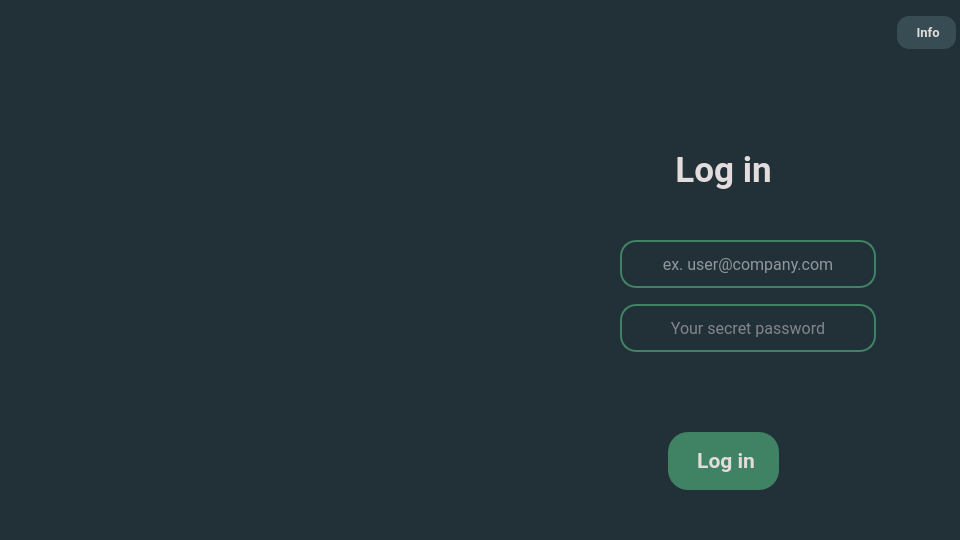
<?xml version="1.0" encoding="UTF-8"?>
<ui version="4.0">
 <class>Parent</class>
 <widget class="QWidget" name="Parent">
  <property name="geometry">
   <rect>
    <x>0</x>
    <y>0</y>
    <width>960</width>
    <height>540</height>
   </rect>
  </property>
  <property name="minimumSize">
   <size>
    <width>960</width>
    <height>540</height>
   </size>
  </property>
  <property name="font">
   <font>
    <pointsize>12</pointsize>
   </font>
  </property>
  <property name="windowTitle">
   <string>Login</string>
  </property>
  <property name="styleSheet">
   <string notr="true">QWidget#Parent {background-color: rgb(34, 48, 56)}
</string>
  </property>
  <layout class="QHBoxLayout" name="horizontalLayout">
   <property name="spacing">
    <number>8</number>
   </property>
   <property name="leftMargin">
    <number>8</number>
   </property>
   <property name="topMargin">
    <number>8</number>
   </property>
   <property name="rightMargin">
    <number>8</number>
   </property>
   <property name="bottomMargin">
    <number>8</number>
   </property>
   <item>
    <widget class="QLabel" name="lb_background">
     <property name="minimumSize">
      <size>
       <width>480</width>
       <height>0</height>
      </size>
     </property>
     <property name="font">
      <font>
       <family>Roboto</family>
       <pointsize>8</pointsize>
      </font>
     </property>
     <property name="styleSheet">
      <string notr="true">border-image: url(:/Images/vertical_background.jpg);</string>
     </property>
     <property name="text">
      <string/>
     </property>
    </widget>
   </item>
   <item>
    <widget class="QWidget" name="Form" native="true">
     <property name="minimumSize">
      <size>
       <width>480</width>
       <height>0</height>
      </size>
     </property>
     <property name="font">
      <font>
       <family>Roboto</family>
       <pointsize>16</pointsize>
      </font>
     </property>
     <property name="styleSheet">
      <string notr="true">QPushButton {
border-radius: 16px;
}</string>
     </property>
     <layout class="QVBoxLayout" name="verticalLayout_3">
      <property name="spacing">
       <number>16</number>
      </property>
      <property name="leftMargin">
       <number>8</number>
      </property>
      <property name="topMargin">
       <number>8</number>
      </property>
      <property name="rightMargin">
       <number>8</number>
      </property>
      <property name="bottomMargin">
       <number>8</number>
      </property>
      <item alignment="Qt::AlignmentFlag::AlignRight|Qt::AlignmentFlag::AlignTop">
       <widget class="QPushButton" name="pb_info">
        <property name="font">
         <font>
          <family>Roboto</family>
          <pointsize>10</pointsize>
          <bold>true</bold>
         </font>
        </property>
        <property name="styleSheet">
         <string notr="true">QPushButton {
	border-radius: 12px;
	padding-left: 16px;
	padding-right: 16px;
	padding-top: 8 px;
	padding-bottom: 8 px;
	color: rgb(226, 220, 220);
	background-color: rgb(56, 76, 83);
    }

QPushButton:hover {
	background-color: rgb(50, 68, 74);
}

QPushButton:pressed {
	
	background-color: rgb(45, 61, 66);
}</string>
        </property>
        <property name="text">
         <string> Info</string>
        </property>
        <property name="icon">
         <iconset resource="../icons/icons.qrc">
          <normaloff>:/Icons/info.svg</normaloff>:/Icons/info.svg</iconset>
        </property>
        <property name="iconSize">
         <size>
          <width>24</width>
          <height>24</height>
         </size>
        </property>
       </widget>
      </item>
      <item alignment="Qt::AlignmentFlag::AlignHCenter|Qt::AlignmentFlag::AlignVCenter">
       <widget class="QLabel" name="lb_login_title">
        <property name="font">
         <font>
          <family>Roboto</family>
          <pointsize>26</pointsize>
          <bold>true</bold>
         </font>
        </property>
        <property name="styleSheet">
         <string notr="true">color: rgb(226, 220, 220);</string>
        </property>
        <property name="text">
         <string>Log in</string>
        </property>
        <property name="alignment">
         <set>Qt::AlignmentFlag::AlignCenter</set>
        </property>
       </widget>
      </item>
      <item alignment="Qt::AlignmentFlag::AlignHCenter|Qt::AlignmentFlag::AlignVCenter">
       <widget class="QWidget" name="widget" native="true">
        <property name="sizePolicy">
         <sizepolicy hsizetype="Preferred" vsizetype="Preferred">
          <horstretch>0</horstretch>
          <verstretch>0</verstretch>
         </sizepolicy>
        </property>
        <property name="font">
         <font>
          <family>Roboto</family>
          <pointsize>16</pointsize>
         </font>
        </property>
        <property name="styleSheet">
         <string notr="true">QLineEdit {
    border-radius: 16px;	
	background-color: rgba(29, 38, 30,0);	
	color: rgb(226, 220, 220);
	border-style: solid;
    border-width: 1.5px;
	border-color: rgb(64, 130, 100);
}
</string>
        </property>
        <layout class="QFormLayout" name="formLayout">
         <property name="labelAlignment">
          <set>Qt::AlignmentFlag::AlignCenter</set>
         </property>
         <property name="formAlignment">
          <set>Qt::AlignmentFlag::AlignCenter</set>
         </property>
         <property name="horizontalSpacing">
          <number>8</number>
         </property>
         <property name="verticalSpacing">
          <number>16</number>
         </property>
         <property name="leftMargin">
          <number>8</number>
         </property>
         <property name="topMargin">
          <number>8</number>
         </property>
         <property name="rightMargin">
          <number>8</number>
         </property>
         <property name="bottomMargin">
          <number>8</number>
         </property>
         <item row="1" column="0">
          <widget class="QLabel" name="lb_user">
           <property name="enabled">
            <bool>true</bool>
           </property>
           <property name="sizePolicy">
            <sizepolicy hsizetype="Fixed" vsizetype="Fixed">
             <horstretch>0</horstretch>
             <verstretch>0</verstretch>
            </sizepolicy>
           </property>
           <property name="minimumSize">
            <size>
             <width>16</width>
             <height>16</height>
            </size>
           </property>
           <property name="font">
            <font>
             <family>Roboto</family>
             <pointsize>16</pointsize>
            </font>
           </property>
           <property name="text">
            <string/>
           </property>
           <property name="pixmap">
            <pixmap resource="../icons/icons.qrc">:/Icons/mail.svg</pixmap>
           </property>
           <property name="scaledContents">
            <bool>false</bool>
           </property>
          </widget>
         </item>
         <item row="1" column="1">
          <widget class="QLineEdit" name="le_user">
           <property name="sizePolicy">
            <sizepolicy hsizetype="Fixed" vsizetype="Fixed">
             <horstretch>0</horstretch>
             <verstretch>0</verstretch>
            </sizepolicy>
           </property>
           <property name="minimumSize">
            <size>
             <width>256</width>
             <height>48</height>
            </size>
           </property>
           <property name="maximumSize">
            <size>
             <width>256</width>
             <height>16777215</height>
            </size>
           </property>
           <property name="font">
            <font>
             <family>Roboto</family>
             <pointsize>12</pointsize>
            </font>
           </property>
           <property name="toolTip">
            <string/>
           </property>
           <property name="toolTipDuration">
            <number>-1</number>
           </property>
           <property name="statusTip">
            <string/>
           </property>
           <property name="whatsThis">
            <string/>
           </property>
           <property name="styleSheet">
            <string notr="true">color: rgb(255, 255, 255);</string>
           </property>
           <property name="text">
            <string/>
           </property>
           <property name="alignment">
            <set>Qt::AlignmentFlag::AlignCenter</set>
           </property>
           <property name="placeholderText">
            <string>ex. user@company.com</string>
           </property>
          </widget>
         </item>
         <item row="3" column="0">
          <widget class="QLabel" name="lb_password">
           <property name="text">
            <string/>
           </property>
           <property name="pixmap">
            <pixmap resource="../icons/icons.qrc">:/Icons/lock.svg</pixmap>
           </property>
          </widget>
         </item>
         <item row="3" column="1">
          <widget class="QLineEdit" name="le_password">
           <property name="sizePolicy">
            <sizepolicy hsizetype="Fixed" vsizetype="Fixed">
             <horstretch>0</horstretch>
             <verstretch>0</verstretch>
            </sizepolicy>
           </property>
           <property name="minimumSize">
            <size>
             <width>256</width>
             <height>48</height>
            </size>
           </property>
           <property name="maximumSize">
            <size>
             <width>192</width>
             <height>16777215</height>
            </size>
           </property>
           <property name="font">
            <font>
             <family>Roboto</family>
             <pointsize>12</pointsize>
            </font>
           </property>
           <property name="toolTip">
            <string>&lt;!DOCTYPE HTML PUBLIC &quot;-//W3C//DTD HTML 4.0//EN&quot; &quot;http://www.w3.org/TR/REC-html40/strict.dtd&quot;&gt;
&lt;html&gt;&lt;head&gt;&lt;meta name=&quot;qrichtext&quot; content=&quot;1&quot; /&gt;&lt;meta charset=&quot;utf-8&quot; /&gt;&lt;style type=&quot;text/css&quot;&gt;
p, li { white-space: pre-wrap; }
hr { height: 1px; border-width: 0; }
li.unchecked::marker { content: &quot;\2610&quot;; }
li.checked::marker { content: &quot;\2612&quot;; }
&lt;/style&gt;&lt;/head&gt;&lt;body style=&quot; font-family:'Segoe UI'; font-size:9pt; font-weight:400; font-style:normal;&quot;&gt;
&lt;p style=&quot; margin-top:12px; margin-bottom:12px; margin-left:0px; margin-right:0px; -qt-block-indent:0; text-indent:0px;&quot;&gt;&lt;span style=&quot; font-size:10pt;&quot;&gt;If you &lt;/span&gt;&lt;span style=&quot; font-size:10pt; font-weight:700;&quot;&gt;don't&lt;/span&gt;&lt;span style=&quot; font-size:10pt;&quot;&gt; have a &lt;/span&gt;&lt;span style=&quot; font-size:10pt; font-weight:700;&quot;&gt;FaultID account&lt;/span&gt;&lt;span style=&quot; font-size:10pt;&quot;&gt;, please &lt;/span&gt;&lt;span style=&quot; font-size:10pt; font-weight:700;&quot;&gt;contact your manager&lt;/span&gt;&lt;span style=&quot; font-size:10pt;&quot;&gt;.&lt;/span&gt;&lt;/p&gt;&lt;/body&gt;&lt;/html&gt;</string>
           </property>
           <property name="toolTipDuration">
            <number>-1</number>
           </property>
           <property name="echoMode">
            <enum>QLineEdit::EchoMode::Password</enum>
           </property>
           <property name="alignment">
            <set>Qt::AlignmentFlag::AlignCenter</set>
           </property>
           <property name="placeholderText">
            <string>Your secret password</string>
           </property>
           <property name="clearButtonEnabled">
            <bool>false</bool>
           </property>
          </widget>
         </item>
         <item row="5" column="0">
          <widget class="QLabel" name="lb_warning_icon">
           <property name="enabled">
            <bool>false</bool>
           </property>
           <property name="sizePolicy">
            <sizepolicy hsizetype="Fixed" vsizetype="Fixed">
             <horstretch>0</horstretch>
             <verstretch>0</verstretch>
            </sizepolicy>
           </property>
           <property name="minimumSize">
            <size>
             <width>32</width>
             <height>32</height>
            </size>
           </property>
           <property name="font">
            <font>
             <family>Roboto</family>
             <pointsize>16</pointsize>
             <bold>false</bold>
            </font>
           </property>
           <property name="accessibleName">
            <string extracomment="Segoe UI,9,-1,5,400,0,0,0,0,0,0,0,0,0,0,1"/>
           </property>
           <property name="styleSheet">
            <string notr="true">QLabel#lb_warning_icon:disabled
{
	border-image: none;
}

QLabel#lb_warning_icon:enabled
{
	
	border-image: url(:/Icons/alert-circle.svg);
}

</string>
           </property>
           <property name="text">
            <string/>
           </property>
          </widget>
         </item>
         <item row="5" column="1">
          <widget class="QLabel" name="lb_warning_message">
           <property name="enabled">
            <bool>false</bool>
           </property>
           <property name="sizePolicy">
            <sizepolicy hsizetype="Preferred" vsizetype="Maximum">
             <horstretch>0</horstretch>
             <verstretch>0</verstretch>
            </sizepolicy>
           </property>
           <property name="minimumSize">
            <size>
             <width>256</width>
             <height>40</height>
            </size>
           </property>
           <property name="maximumSize">
            <size>
             <width>256</width>
             <height>40</height>
            </size>
           </property>
           <property name="font">
            <font>
             <family>Roboto</family>
             <pointsize>12</pointsize>
             <bold>true</bold>
            </font>
           </property>
           <property name="styleSheet">
            <string notr="true">QLabel
{
color: rgb(138, 29, 0);
}
QLabel:disabled
{
	color: rgba(0, 0, 0, 0);
}</string>
           </property>
           <property name="frameShape">
            <enum>QFrame::Shape::NoFrame</enum>
           </property>
           <property name="frameShadow">
            <enum>QFrame::Shadow::Plain</enum>
           </property>
           <property name="text">
            <string>Credentials are not correct!</string>
           </property>
           <property name="alignment">
            <set>Qt::AlignmentFlag::AlignLeading|Qt::AlignmentFlag::AlignLeft|Qt::AlignmentFlag::AlignVCenter</set>
           </property>
           <property name="wordWrap">
            <bool>true</bool>
           </property>
          </widget>
         </item>
        </layout>
       </widget>
      </item>
      <item alignment="Qt::AlignmentFlag::AlignHCenter|Qt::AlignmentFlag::AlignTop">
       <widget class="QPushButton" name="pb_log_in">
        <property name="sizePolicy">
         <sizepolicy hsizetype="Fixed" vsizetype="Fixed">
          <horstretch>0</horstretch>
          <verstretch>0</verstretch>
         </sizepolicy>
        </property>
        <property name="minimumSize">
         <size>
          <width>0</width>
          <height>0</height>
         </size>
        </property>
        <property name="font">
         <font>
          <family>Roboto</family>
          <pointsize>16</pointsize>
          <italic>false</italic>
          <bold>true</bold>
          <underline>false</underline>
          <kerning>true</kerning>
         </font>
        </property>
        <property name="toolTip">
         <string notr="true"/>
        </property>
        <property name="toolTipDuration">
         <number>-1</number>
        </property>
        <property name="styleSheet">
         <string notr="true">QPushButton
{
background-color: rgb(64, 130, 100);
color: rgb(226, 220, 220);
border-radius: 20px;
padding-left: 24px;
padding-right: 24px;
padding-top: 16px;
padding-bottom: 16px;
}

QPushButton:hover
{
	background-color: rgb(50, 102, 78);
}

QPushButton:pressed
{
	background-color: rgb(42, 85, 65);
}</string>
        </property>
        <property name="text">
         <string> Log in</string>
        </property>
        <property name="icon">
         <iconset resource="../icons/icons.qrc">
          <normaloff>:/Icons/log-in.svg</normaloff>:/Icons/log-in.svg</iconset>
        </property>
        <property name="iconSize">
         <size>
          <width>24</width>
          <height>24</height>
         </size>
        </property>
       </widget>
      </item>
     </layout>
    </widget>
   </item>
  </layout>
 </widget>
 <layoutdefault spacing="12" margin="26"/>
 <tabstops>
  <tabstop>pb_log_in</tabstop>
  <tabstop>le_user</tabstop>
  <tabstop>le_password</tabstop>
 </tabstops>
 <resources>
  <include location="../icons/icons.qrc"/>
 </resources>
 <connections/>
 <designerdata>
  <property name="gridDeltaX">
   <number>8</number>
  </property>
  <property name="gridDeltaY">
   <number>8</number>
  </property>
  <property name="gridSnapX">
   <bool>true</bool>
  </property>
  <property name="gridSnapY">
   <bool>true</bool>
  </property>
  <property name="gridVisible">
   <bool>true</bool>
  </property>
 </designerdata>
</ui>
